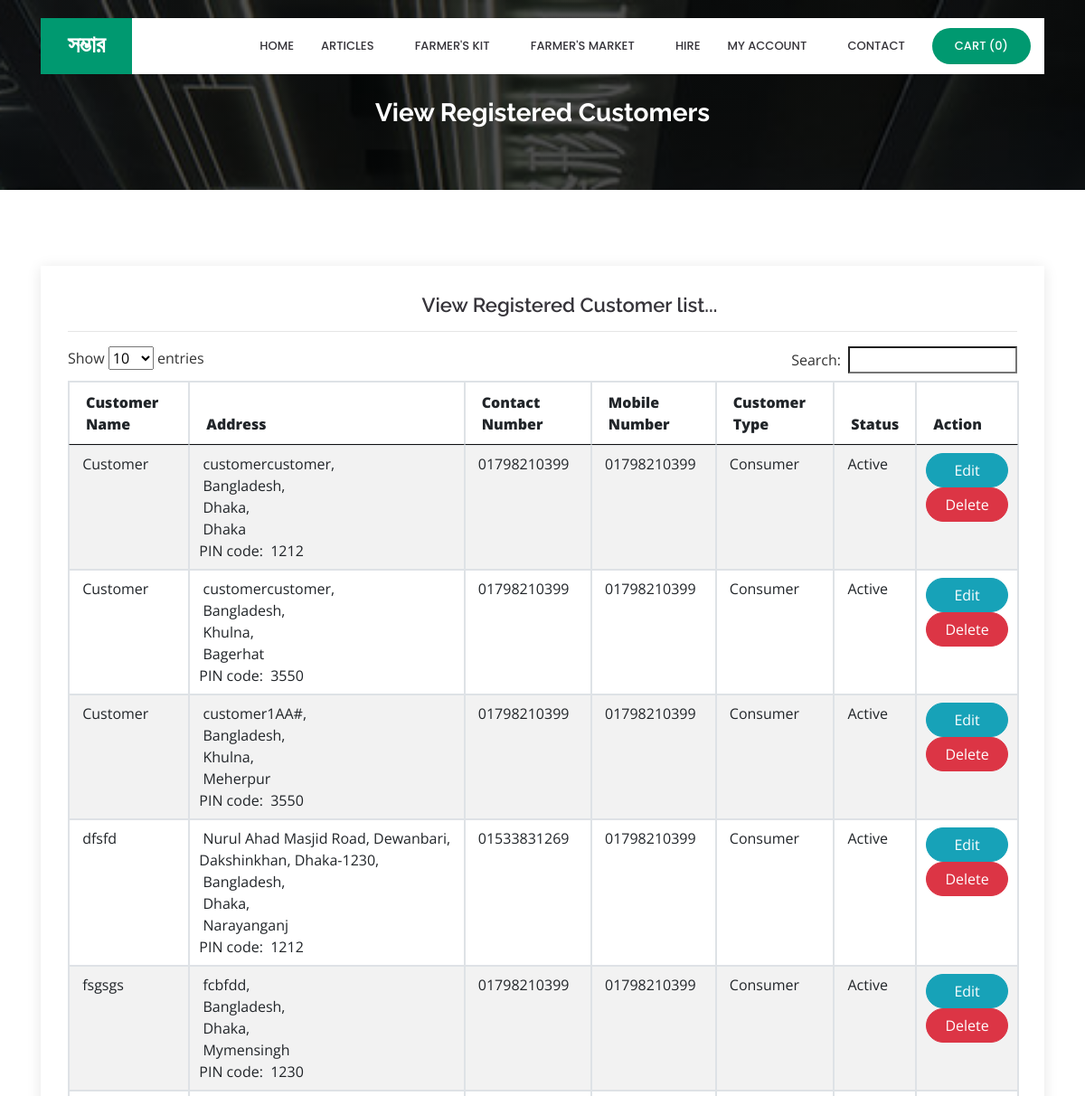
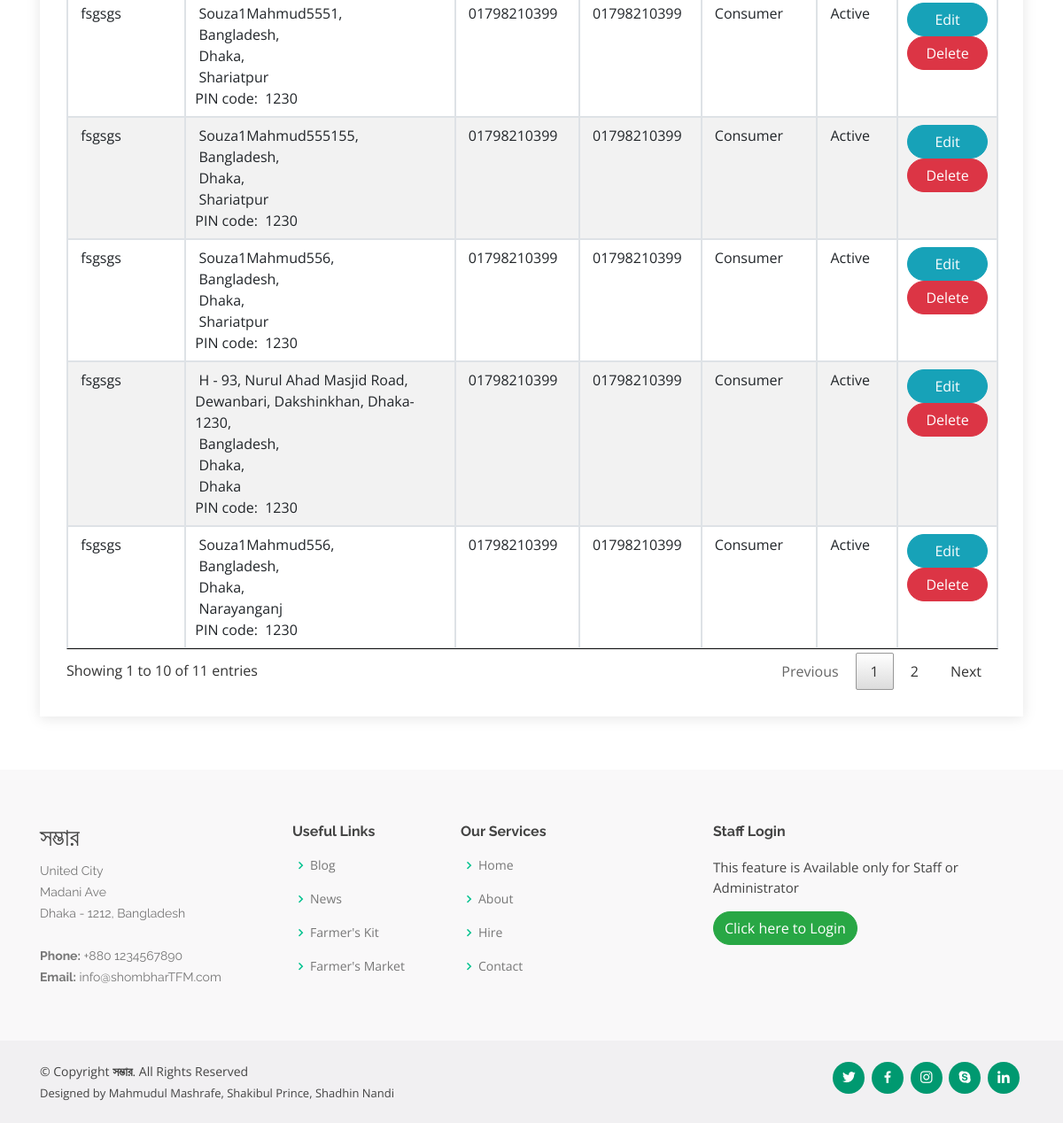
Page /viewcustomerReg.php on the committed database (2 pictures, top to bottom).
### tables this page shows
CREATE TABLE `customer` (
  `customer_id` int(10) NOT NULL,
  `customer_name` varchar(25) NOT NULL,
  `address` text NOT NULL,
  `country_id` int(10) NOT NULL,
  `state_id` int(10) NOT NULL,
  `city_id` int(10) NOT NULL,
  `pincode` varchar(10) NOT NULL,
  `contact_no` varchar(15) NOT NULL,
  `mobile_no` varchar(15) NOT NULL,
  `email_id` varchar(50) NOT NULL,
  `password` varchar(255) NOT NULL,
  `customer_type` varchar(25) NOT NULL,
  `status` varchar(10) NOT NULL,
  `reset_token` varchar(64) DEFAULT NULL,
  `reset_token_expiry` datetime DEFAULT NULL
);

CREATE TABLE `country` (
  `country_id` int(10) NOT NULL,
  `country` varchar(25) NOT NULL,
  `description` text NOT NULL,
  `status` varchar(10) NOT NULL
);

CREATE TABLE `state` (
  `state_id` int(10) NOT NULL,
  `country_id` int(10) NOT NULL,
  `state` varchar(25) NOT NULL,
  `description` text NOT NULL,
  `status` varchar(10) NOT NULL
);

CREATE TABLE `city` (
  `city_id` int(10) NOT NULL,
  `country_id` int(10) NOT NULL,
  `state_id` int(10) NOT NULL,
  `city` varchar(25) NOT NULL,
  `description` text NOT NULL,
  `status` varchar(10) NOT NULL
);

### viewcustomerReg.php (the view, shortened to what this page needs)
<?php
include("header.php");
?>
  <main id="main">
    <section id="cta" class="cta">
      <div class="container">
        <div class="text-center" data-aos="zoom-in">
		<br><br>
          <h3>View Registered Customers</h3>
        </div>
      </div>
    </section>
    <section id="contact" class="contact">
      <div class="container">
        <div class="row">
          <div class="col-lg-12" data-aos="fade-up" data-aos-delay="100">
            <div class="info mt-4 ">
		<center><h4>View Registered Customer list...</h4></center><hr>
<?php
							$sql = "SELECT * FROM customer";
							  $qsql = mysqli_query($con,$sql);
							if(mysqli_num_rows($qsql)  == 0)
									{
										echo "<center>There is no customer to display!!</center>";
									}
									else
									{
										?>
							<table ID="datatable" class="table table-striped table-bordered"  style="width:100%">
								<THEAD>
							  <tr>
							    <th height="32"><strong>Customer Name</strong></th>
							    <th><strong>Address</strong></th>
							    <th><strong>Contact Number</strong></th>
							    <th><strong>Mobile Number</strong></th>
		                        <th><strong>Customer Type</strong></th>
							    <th><strong>Status</strong></th>
                                <th><strong>Action</strong></th>
						      </tr>
								</THEAD>
								<TBODY>
                              <?php
							  while($rs = mysqli_fetch_array($qsql))
							  {
								  $sql1 = "SELECT * FROM country WHERE country_id='$rs[country_id]'";
								  $qsql1 = mysqli_query($con,$sql1);
								  $rs1 = mysqli_fetch_array($qsql1);
								  $sql2 = "SELECT * FROM state WHERE state_id='$rs[state_id]'";
								  $qsql2 = mysqli_query($con,$sql2);
								  $rs2 = mysqli_fetch_array($qsql2);
								  $sql3 = "SELECT * FROM city WHERE city_id='$rs[city_id]'";
								  $qsql3 = mysqli_query($con,$sql3);
								  $rs3 = mysqli_fetch_array($qsql3);
							  echo "
							  <tr>
							    <td>&nbsp;$rs[customer_name]</td>
							    <td>&nbsp;$rs[address],<br>&nbsp;$rs1[country],<br>&nbsp;$rs2[state],<br>&nbsp;$rs3[city]<br>PIN code: &nbsp;$rs[pincode]</td>
							    <td>&nbsp;$rs[contact_no]</td>
							    <td>&nbsp;$rs[mobile_no]</td>
							    <td>&nbsp;$rs[customer_type]</td>
							    <td>&nbsp;$rs[status]</td>
							    <td><a href='customerReg.php?editid=$rs[customer_id]' class='btn btn-info' style='width: 100%;' >Edit</a> <a href='viewcustomerReg.php?deleteid=$rs[customer_id]' onclick='return delconfirm()' class='btn btn-danger'  style='width: 100%;' >Delete</a></td>
						      </tr>";
							  }
							  ?>
								</TBODY>
						  </table>
						<?php
						 }
						?>
            </div>
		  </div>
        </div>
      </div>
    </section>
  </main>
<?php
include("footer.php");
?>

### assets/css/style.css (style rules this page uses)
body { font-family: "Open Sans", sans-serif; color: #444444; }
a { color: #009970; }
h1, h2, h3, h4, h5, h6 { font-family: "Raleway", sans-serif; }
section { padding: 60px 0; overflow: hidden; }
.cta { background: linear-gradient(rgba(2, 2, 2, 0.7), rgba(0, 0, 0, 0.7)), url("../img/cta-bg.jpg") fixed center center; background-size: cover; padding: 60px 0; }
.cta h3 { color: #fff; font-size: 28px; font-weight: 700; }
.contact .info { padding: 30px; width: 100%; background: #fff; box-shadow: 0px 2px 15px rgba(0, 0, 0, 0.1); }
.contact .info h4 { padding: 0 0 0 60px; font-size: 22px; font-weight: 600; margin-bottom: 5px; color: #36343a; }
button, .btn { border-radius: 20px; transition: all 0.3s ease-in-out; }

### rows in the picture
customer: customer_name "dfsfd", address "Nurul Ahad Masjid Road, Dewanbari, Dakshinkhan, Dhaka-1230", country.country "Bangladesh", state.state "Dhaka", city.city "Narayanganj", pincode "1212", contact_no "01533831269", mobile_no "01798210399", customer_type "Consumer", status "Active"
customer: customer_name "fsgsgs", address "fcbfdd", country.country "Bangladesh", state.state "Dhaka", city.city "Mymensingh", pincode "1230", contact_no "01798210399", mobile_no "01798210399", customer_type "Consumer", status "Active"
customer: customer_name "fsgsgs", address "Souza1Mahmud5551", country.country "Bangladesh", state.state "Dhaka", city.city "Shariatpur", pincode "1230", contact_no "01798210399", mobile_no "01798210399", customer_type "Consumer", status "Active"
customer: customer_name "fsgsgs", address "Souza1Mahmud555155", country.country "Bangladesh", state.state "Dhaka", city.city "Shariatpur", pincode "1230", contact_no "01798210399", mobile_no "01798210399", customer_type "Consumer", status "Active"
customer: customer_name "fsgsgs", address "Souza1Mahmud556", country.country "Bangladesh", state.state "Dhaka", city.city "Shariatpur", pincode "1230", contact_no "01798210399", mobile_no "01798210399", customer_type "Consumer", status "Active"
customer: customer_name "fsgsgs", address "H - 93, Nurul Ahad Masjid Road, Dewanbari, Dakshinkhan, Dhaka-1230", country.country "Bangladesh", state.state "Dhaka", city.city "Dhaka", pincode "1230", contact_no "01798210399", mobile_no "01798210399", customer_type "Consumer", status "Active"
customer: customer_name "fsgsgs", address "Souza1Mahmud556", country.country "Bangladesh", state.state "Dhaka", city.city "Narayanganj", pincode "1230", contact_no "01798210399", mobile_no "01798210399", customer_type "Consumer", status "Active"
customer: customer_name "Customer", address "customercustomer", country.country "Bangladesh", state.state "Dhaka", city.city "Dhaka", pincode "1212", contact_no "01798210399", mobile_no "01798210399", customer_type "Consumer", status "Active"
customer: customer_name "Customer", address "customercustomer", country.country "Bangladesh", state.state "Khulna", city.city "Bagerhat", pincode "3550", contact_no "01798210399", mobile_no "01798210399", customer_type "Consumer", status "Active"
customer: customer_name "Customer", address "customer1AA#", country.country "Bangladesh", state.state "Khulna", city.city "Meherpur", pincode "3550", contact_no "01798210399", mobile_no "01798210399", customer_type "Consumer", status "Active"

### other values in the picture
$config['PROJECT_TITLE'] "সম্ভার"
mysqli_num_rows($qsqlproduct_purchase_record) "0"
$address "United City"
$address "Madani Ave"
$address "Dhaka - 1212, Bangladesh"
$config['PHONE'][0] "+880 1234567890"
$config['EMAIL'][0] "info@shombharTFM.com"
substr($developersanddesigners, 0, -2) "Mahmudul Mashrafe, Shakibul Prince, Shadhin Nandi"
